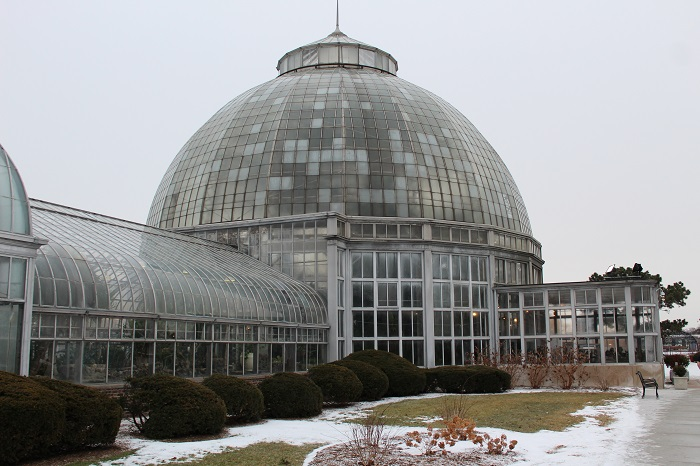
#> input picture proj1/ec/conservatory.jpg, 700 x 466 px; its folder holds only this picture in this run
$ python ec.py   (older library calls are emulated)
#> lines starting #> are read from the running program, lines starting #| are printed output that depends on the picture
### proj1/python/myEdgeFilter.py
# myEdgeFilter.py

import math
import numpy as np
from myImageFilter import myImageFilter


# [12 lines left out: function gaussian, not called in this run]


def myEdgeFilter(img, sigma):

    return img

### proj1/python/myHoughTransform.py
# myHoughTransform.py

import math
import numpy as np


def myHoughTransform(img, threshold, rhoRes, thetaRes):

    return H, rhoScale, thetaScale

### proj1/python/ec.py
# ec.py

import os
import math
import numpy as np
import scipy as sp
from scipy import ndimage

from drawLine import drawLine
from houghlines import houghlines
from myHoughLines import myHoughLines
from myEdgeFilter import myEdgeFilter
from myHoughTransform import myHoughTransform


def rgb2gray(rgb):
    return np.dot(rgb[..., :3], [0.299, 0.587, 0.114])


datadir = '../ec'
resultsdir = '../ec'

# parameters
sigma = 1.5
threshold = 0.3
rhoRes = 2.0
thetaRes = math.pi / 180
nLines = 50
# end of parameters

imglist = []
for file in os.listdir(datadir):
    if file.endswith(".jpg"):
        imglist.append(file)

imglist.sort()
for i in range(len(imglist)):
    # read in images
    fname = os.path.join(datadir, imglist[i])
    img = sp.ndimage.imread(fname)
#> img is the input picture: shape (466, 700, 3); mean R, G, B 148.3, 148.8, 148.8
    if img.ndim == 3:
        img = rgb2gray(img)
#> in rgb2gray, `return np.dot(rgb[..., :3], [0.299, 0.587, 0.114])`:
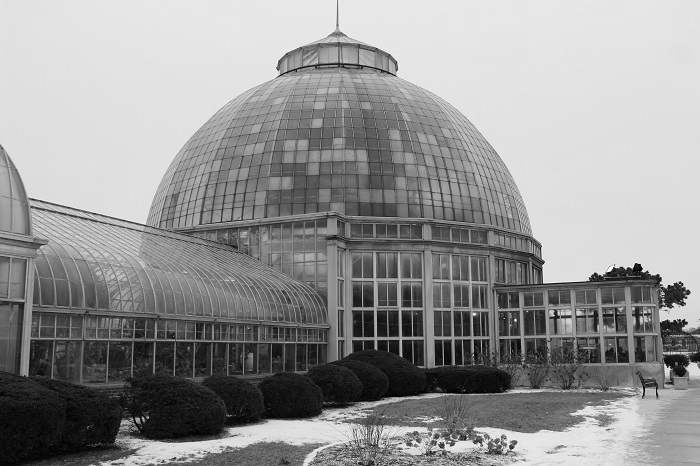
#> returned value: shape (466, 700) float64; min 0, max 255, mean 148.7

    img = np.float64(img) / 255.0
#> img: shape (466, 700) float64

    # actual Hough line code function calls
    Im = myEdgeFilter(img, sigma)
    H, rhoScale, thetaScale = myHoughTransform(Im, threshold, rhoRes, thetaRes)
#> (the run stopped early here; a loop or call above may not have finished)

$ run again, on proj1/ec/roof.jpg
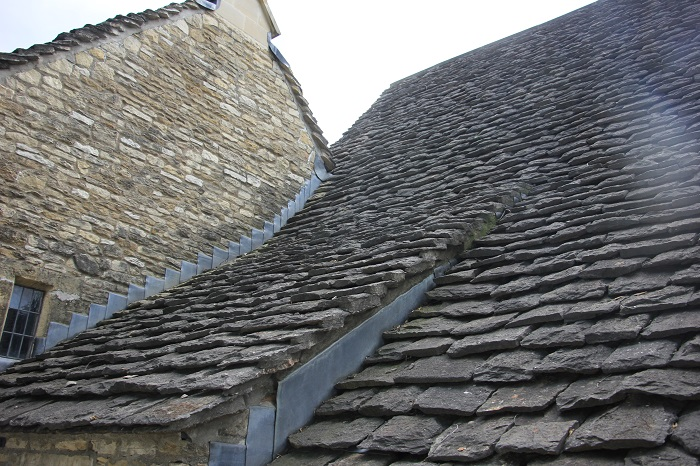
#> input picture proj1/ec/roof.jpg, 700 x 466 px
#> img is the input picture: shape (466, 700, 3); mean R, G, B 108.5, 109.1, 109.3
#> in rgb2gray, `return np.dot(rgb[..., :3], [0.299, 0.587, 0.114])`:
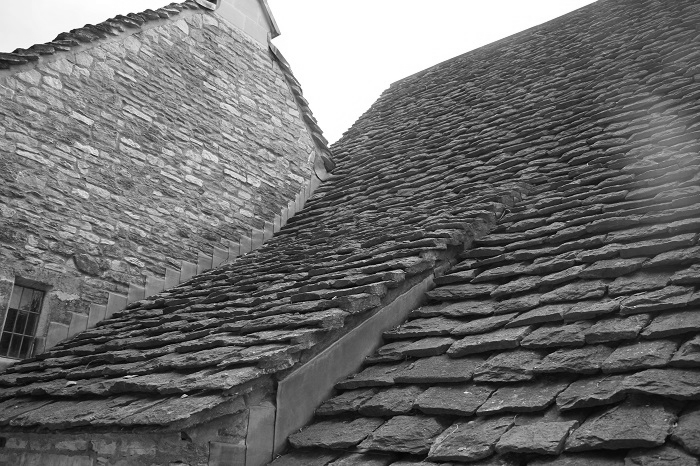
#> returned value: shape (466, 700) float64; min 0, max 255, mean 109
#> img: shape (466, 700) float64
